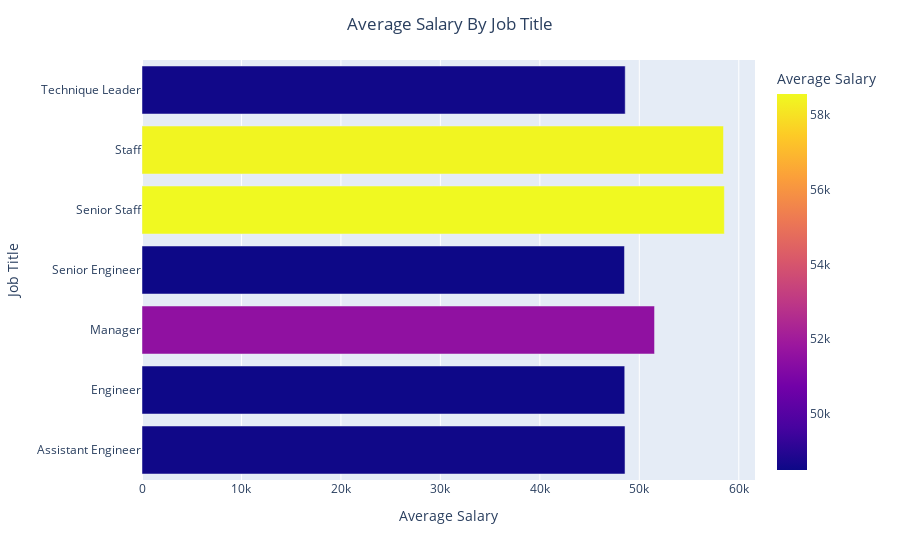

Notebook code cell kept with this figure:
### Code cell
# plot bar chart of average salary by title
Salary_Title_Fig = px.bar(data_frame=Avg_Title_SalariesDF,x='Average Salary',y='title',color='Average Salary')

# Setting title and labels
Salary_Title_Fig.update_layout(title='Average Salary By Job Title', title_x=0.5, # <-- centering title
                   xaxis_title='Average Salary',
                   yaxis_title='Job Title',
                   )

Salary_Title_Fig.show('png') # remove this line when using notebook for interactive visualization

### Figure 1 — Plotly figure (JSON) as saved in the notebook; plotly's stock layout.template omitted (floating-point values rounded to 4 significant figures)
{"data": [{"alignmentgroup": "True", "hovertemplate": "Average Salary=%{marker.color}<br>title=%{y}<extra></extra>", "legendgroup": "", "marker": {"color": [48564, 48535, 51531, 48507, 58550, 58465, 48583], "coloraxis": "coloraxis", "pattern": {"shape": ""}}, "name": "", "offsetgroup": "", "orientation": "h", "showlegend": false, "textposition": "auto", "type": "bar", "x": [48564, 48535, 51531, 48507, 58550, 58465, 48583], "xaxis": "x", "y": ["Assistant Engineer", "Engineer", "Manager", "Senior Engineer", "Senior Staff", "Staff", "Technique Leader"], "yaxis": "y"}], "layout": {"barmode": "relative", "coloraxis": {"colorbar": {"title": {"text": "Average Salary"}}, "colorscale": [[0, "#0d0887"], [0.1111, "#46039f"], [0.2222, "#7201a8"], [0.3333, "#9c179e"], [0.4444, "#bd3786"], [0.5556, "#d8576b"], [0.6667, "#ed7953"], [0.7778, "#fb9f3a"], [0.8889, "#fdca26"], [1, "#f0f921"]]}, "legend": {"tracegroupgap": 0}, "margin": {"t": 60}, "title": {"text": "Average Salary By Job Title", "x": 0.5}, "xaxis": {"anchor": "y", "domain": [0, 1], "title": {"text": "Average Salary"}}, "yaxis": {"anchor": "x", "domain": [0, 1], "title": {"text": "Job Title"}}}}
